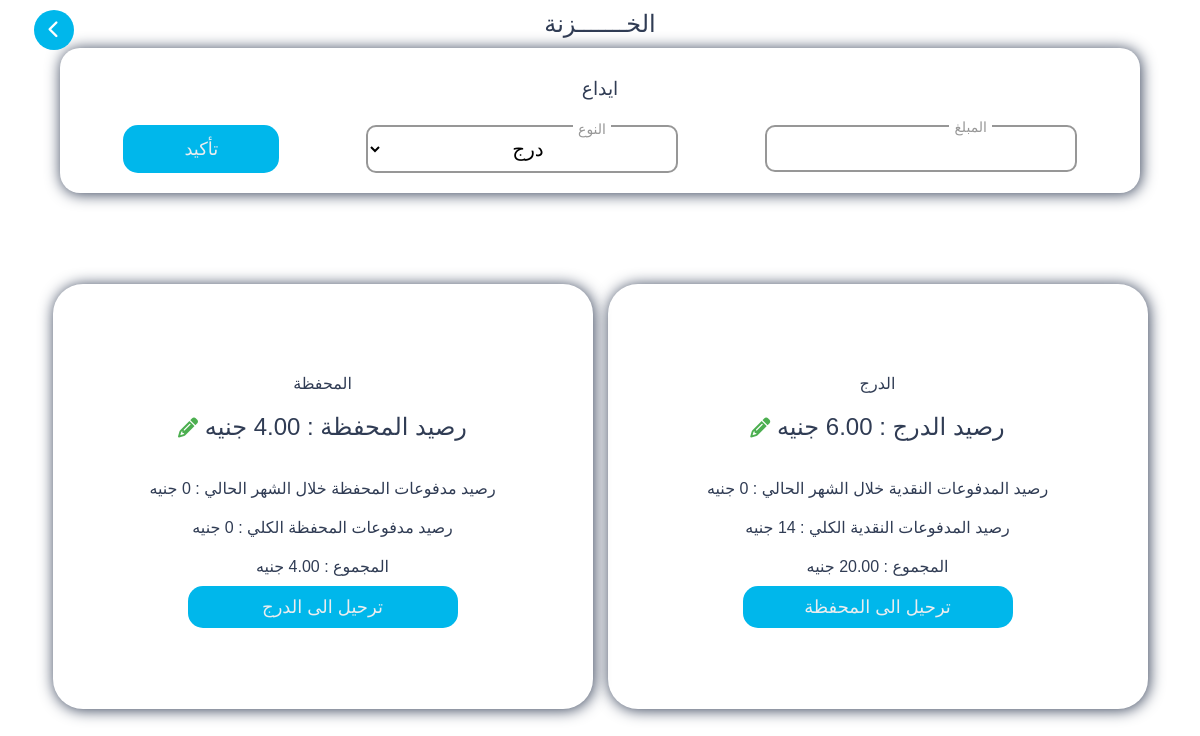
The page /safe on the database its author committed.
### user/models.py (models this page shows)
class Safe(models.Model):
    wallet = models.DecimalField(max_digits=10, decimal_places=2, default=0)
    cash = models.DecimalField(max_digits=10, decimal_places=2, default=0)
    @property
    def wallet_paid(self):
        return Sale.objects.filter(method='محفظة').aggregate(total_paid=Sum('paid'))['total_paid'] or 0
    @property
    def cash_paid(self):
        return Sale.objects.filter(method='نقدية').aggregate(total_paid=Sum('paid'))['total_paid'] or 0
    @property
    def wallet_total(self):
        wallet_sum = Sale.objects.filter(method='محفظة').aggregate(total_paid=Sum('paid'))['total_paid'] or 0
        return wallet_sum + self.wallet
    @property
    def cash_total(self):
        cash_sum = Sale.objects.filter(method='نقدية').aggregate(total_paid=Sum('paid'))['total_paid'] or 0
        return cash_sum + self.cash

### user/views.py (the view, shortened to what this page needs)
# urls.py: path('safe',views.safe, name='safe' ),
def safe(request):
    safe_instance = get_object_or_404(Safe, id=1)
    today = timezone.now().date()
    cash_month = Sale.objects.filter(date__date=today, method="نقدية").aggregate(Sum('paid'))['paid__sum'] or 0
    wallet_month = Sale.objects.filter(date__date=today, method="محفظة").aggregate(Sum('paid'))['paid__sum'] or 0
    context = {"safe": safe_instance, "cash_month": cash_month, "wallet_month": wallet_month}
    return render(request, "safe.html", context)

### templates/safe.html (shortened to what this page needs)
{% load static %}
<!DOCTYPE html>
<html lang="en">
<head>
    <link rel="stylesheet" href=" {% static "css/style.css" %} ">
    <link rel="stylesheet" href=" {% static "css/all.min.css" %} ">
    <link rel="stylesheet" href=" {% static "css/fontawesome.min.css" %} ">
</head>
<body>
    <div class="safecon">
        <a href="{% url "home" %}" class="backbtn"><i class="fa-solid fa-chevron-left"></i></a>
        <h2>الخـــــــزنة</h2>
        <div class="insert">
            <h3>ايداع</h3>
            <form method="POST" style="width: 100%;display: flex;flex-direction: row;justify-content: space-around;">
                <div class="wraper">
                    <div class="second">
                        <input name='amount'  type="number" id="price" class="search_bar" min="0" required >
                        <span>المبلغ</span>
                    </div>
                </div>
                <div class="wraper">
                    <div class="second">
                        <select name="kind" id=""class="search_bar">
                            <option value="درج">درج</option>
                        </select>
                        <span>النوع</span>
                    </div>
                </div>
                <button name="deposit" class="sellbtn">تأكيد</button>
            </form>
        </div>
        <div style="display: flex;justify-content: center;align-items: center;flex-direction: row;height: 100%;width: 100%;gap: 15px;">
            <div class="leftsafecon">
                <h4>الدرج</h4>
                <h2>رصيد الدرج : <span>{{safe.cash}}</span> جنيه <button class="sellsup" id="sellsup" metadata='
                    <form method="post" action="{% url "safeUpdate" 1 %}" style="width: 100%;display: flex;align-items: center;justify-content: center;flex-direction: column;">
                        {% csrf_token %}
                        <h3 style="color:#3D4B64;">تعديل رصيد</h3>
                        <div class="addsell">
                            <div class="wraper" style="width: 20%;">
                                <div class="second">
                                    <input value="{{safe.cash}}"  min="0" name="cash" type="number" id="search_bar" class="search_bar" required>
                                    <span>الرصيد</span>
                                </div>
                            </div>
                        </div>
                        <button name="cashUpdate" class="sellbtn">تعديل</button>
                    </form>
                    '><i class="fa-solid fa-pencil"></i></button></h2><br>
                <h4>رصيد المدفوعات النقدية خلال الشهر الحالي : <span>{{cash_month}}</span> جنيه </h4>
                <h4>رصيد المدفوعات النقدية الكلي : <span>{{safe.cash_paid}}</span> جنيه </h4>
                <h4>المجموع : <span>{{safe.cash_total}}</span> جنيه </h4>
                <button name="addItem" id="sellsup" class="sellbtn" style="width: 50%;" metadata='
                <form method="post" action="" style="width: 100%;display: flex;align-items: center;justify-content: center;flex-direction: column;">
                    {% csrf_token %}
                    <h3 style="color:#3D4B64;">ترحيل الى المحفظة</h3>
                    <div class="addsell">
                    <div class="wraper" style="width: 20%;">
                        <div class="second">
                            <input min="0" name="ctw" type="number" id="search_bar" class="search_bar" required>
                            <span>المبلغ</span>
                        </div>
                    </div>
                </div>
                <button name="cashToWallet" class="sellbtn">ترحيل</button>
                </form>'>ترحيل الى المحفظة</button>
            </div>
            <div class="rightsafecon">
                <h4>المحفظة</h4>
                <h2>رصيد المحفظة : <span>{{safe.wallet}}</span> جنيه <button class="sellsup" id="sellsup" metadata='
                    <form method="post" action="{% url "safeUpdate" 1 %}" style="width: 100%;display: flex;align-items: center;justify-content: center;flex-direction: column;">
                        {% csrf_token %}
                        <h3 style="color:#3D4B64;">تعديل رصيد</h3>
                        <div class="addsell">
                            <div class="wraper" style="width: 20%;">
                                <div class="second">
                                    <input value="{{safe.wallet}}"  min="0" name="wallet" type="number" id="search_bar" class="search_bar" required>
                                    <span>الرصيد</span>
                                </div>
                            </div>
                        </div>
                        <button name="walletUpdate" class="sellbtn">تعديل</button>
                    </form>
                    '><i class="fa-solid fa-pencil"></i></button></h2><br>
                    <h4>رصيد مدفوعات المحفظة خلال الشهر الحالي : <span>{{wallet_month}}</span> جنيه </h4>
                    <h4>رصيد مدفوعات المحفظة الكلي : <span>{{safe.wallet_paid}}</span> جنيه </h4>
                    <h4>المجموع : <span>{{safe.wallet_total}}</span> جنيه </h4>
                <div style="display: flex;flex-direction: row;width: 100%;justify-content: space-around;align-items: center;">
                    <button name="" id="sellsup" class="sellbtn" style="width: 50%;" metadata='
                    <form method="post" action="" style="width: 100%;display: flex;align-items: center;justify-content: center;flex-direction: column;">
                        {% csrf_token %}
                        <h3 style="color:#3D4B64;">ترحيل الى الدرج</h3>
                        <div class="addsell">
                        <div class="wraper" style="width: 20%;">
                            <div class="second">
                                <input min="0" name="wtc" type="number" id="search_bar" class="search_bar" required>
                                <span>المبلغ</span>
                            </div>
                        </div>
                    </div>
                    <button name="walletToCash" class="sellbtn">ترحيل</button>
                </form>'>ترحيل الى الدرج</button>
                </div>
            </div>
        </div>
    </div>
</body>
</html>

### _project/static/css/style.css (style rules this page uses)
* { padding: 0; margin: 0; box-sizing: border-box; font-family: "Alexandria", sans-serif; font-weight: 500; direction: rtl; transition: 0.2s ease-in-out; }
:root { --main-color:#EBFCFF; --sec-color:#00B7EB; --white-color:#FFFFFF; --black-color:#000000; --gray-color:#979797; --sec-gray-color:#F6F6F6; --green-color:#ABF6A9; --yellow-color:#FFE68D; --td-color:#F6F6F6; }
body { display: flex; justify-content: center; align-items: center; flex-direction: column; overflow: hidden; width: 100%; height: 100vh; background-color: var(--white-color); }
.backbtn { position: absolute; top: 0; left: 2%; z-index: 5; text-decoration: none; margin: 10px; width: 40px; height: 40px; font-size: 18px; border-radius: 50%; color: var(--white-color); background: var(--sec-color); text-align: center; display: flex; justify-content: center; align-items: center; }
.safecon { height: 100vh; width: 100%; position: relative; overflow-x: hidden; display: flex; justify-content: center; align-items: center; flex-direction: column; }
.safecon h2,.safecon h3,.safecon h4 { color: #303C54; padding: 10px 0; }
.safecon .leftsafecon,.safecon .rightsafecon { width: 45%; min-height: 70%; background-color: #fff; box-shadow: 1px 1px 15px #303C54; border-radius:30px; display: flex; justify-content: center; align-items: center; flex-direction: column; }
.safecon .insert { width: 90%; background-color: #fff; box-shadow: 1px 1px 15px #303C54; border-radius: 20px; height: fit-content; display: flex; justify-content: center; align-items: center; flex-direction: column; gap: 15px; padding: 20px; }
.wraper { width: 30%; height: fit-content; background-color: #fff; border-radius: 10px; direction: rtl; display: flex; justify-content: center; align-items: center; flex-direction: column; text-align: center; z-index: 10; border: 2px solid var(--gray-color); }
.wraper .first, .wraper .second { width: 100%; z-index: 10; position: relative; display: flex; justify-content: center; align-items: center; flex-direction: column; text-align: center; }
.wraper span { position: absolute; pointer-events: none; font-size: 18px; width:fit-content; padding: 0 15px; z-index: 11; color: var(--gray-color); }
.wraper select:valid ~ span, .wraper select:focus ~ span { transform: translateX(70px) translateY(-20px); background: #fff; font-size: 14px; transition: 0.5s ease; }
.wraper .second span { position: absolute; pointer-events: none; font-size: 18px; padding:0 5px; z-index: 11; width:fit-content; color: var(--gray-color); }
.wraper .second input ~ span, .wraper .second input:focus ~ span { transform: translateX(50px) translateY(-22px); background: #fff; font-size: 14px; transition: 0.5s ease; }
.wraper .search_bar,.select { background-color: transparent; width: 100%; padding: 10px 10px; text-align: center; font-size: 20px; border-radius: 10px; outline: none; border: none; }
.sellbtn { width: 15%; padding: 10px 0; border: none; border-radius: 15px; background-color: var(--sec-color); color: #ebedef; font-size: 18px; cursor: pointer; }
.leftcon .sellsup,.sellsup { background: transparent; border: none; outline: none; font-size: 20px; color: #4CAF50; cursor: pointer; }

### rows shown on the page
Safe: cash "6.00", cash_paid "14", cash_total "20.00", wallet "4.00", wallet_paid "0", wallet_total "4.00"

### other values the page prints
{{ cash_month }} "0"
{{ wallet_month }} "0"
